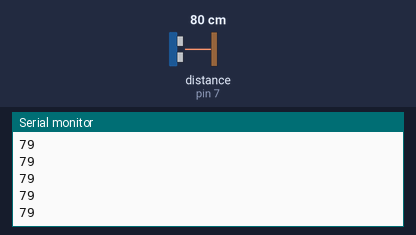
Simulated run of this sketch. Board: Arduino Uno, built with avr-gcc and run on an emulated ATmega328P. On the bench: the last lines printed to the serial monitor. Wiring (inferred from the names in the program): ultrasonic range finder: trigger pin 8; echo pin 7. Inputs (shaded band) come from the test bench; at power-on: distance to the obstacle (sensor on pin 7) 80 cm. The echo pulse lasts 58.3 µs per cm.

Above: at 1.2 s.
1.3 s: distance to the obstacle (sensor on pin 7) set to 2 cm
At 1.34 s:
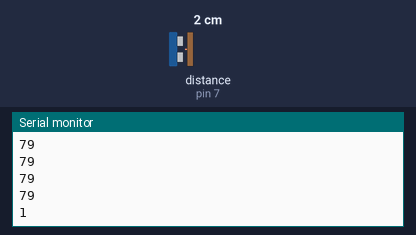
2.8 s: distance to the obstacle (sensor on pin 7) set to 4 cm
At 2.81 s:
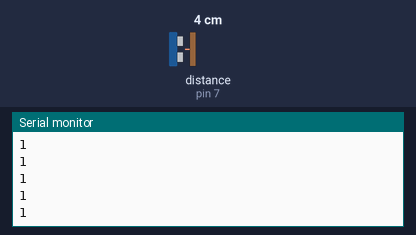
Timing chart, 0 to 5.8 s (numbered marks = the images above; inputs shaded):
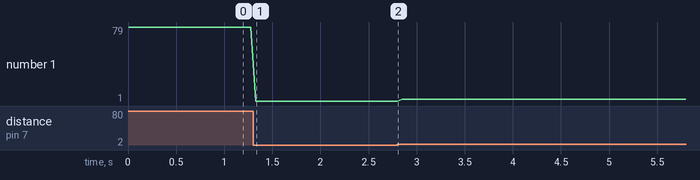

Measured:
- after the input at 1.3 s, the serial monitor: prints a new line at once (image 1)
- plotted number 1: 79 → 1 after the input at 1.3 s, 1 → 3 after the input at 2.8 s

The sketch:

SensorCode.ino
```cpp
#define echoPin 7 // Echo Pin
#define trigPin 8 // Trigger Pin

int maximumRange = 200; // Maximum range needed
int minimumRange = 0; // Minimum range needed
long duration, distance; // Duration used to calculate distance

void setup() {
 Serial.begin (9600);
 pinMode(trigPin, OUTPUT);
 pinMode(echoPin, INPUT);
}

void loop() {
/* The following trigPin/echoPin cycle is used to determine the
 distance of the nearest object by bouncing soundwaves off of it. */
 digitalWrite(trigPin, LOW);
 delayMicroseconds(2);

 digitalWrite(trigPin, HIGH);
 delayMicroseconds(10);

 digitalWrite(trigPin, LOW);
 duration = pulseIn(echoPin, HIGH);

 //Calculate the distance (in cm) based on the speed of sound.
 distance = duration/58.2;


 /* Send the distance to the computer using Serial protocol, and
 turn LED OFF to indicate successful reading. */
 Serial.println(distance);


 //Delay 50ms before next reading.
 delay(50);
}
```

Motors.cpp
```cpp
#include "Arduino.h"
#include "Motors.h"

Motors::Motors(int m_leftMotorPin1, int m_leftMotorPin2, int m_rightMotorPin1, int m_rightMotorPin2,
      int m_leftInterrupt, int m_leftEncoderPin, int m_rightInterrupt, int m_rightEncoderPin)
{
  Serial.begin(9600);

  leftMotorPin1 = m_leftMotorPin1;
  leftMotorPin2 = m_leftMotorPin2;
  rightMotorPin1 = m_rightMotorPin1;
  rightMotorPin2 = m_rightMotorPin2;

  leftInterrupt = m_leftInterrupt;
  leftEncoderPin = m_leftEncoderPin;
  rightInterrupt = m_rightInterrupt;
  rightEncoderPin = m_rightEncoderPin;

  leftTicks = 0;
  rightTicks = 0;
  prev_error = 0;
  prev = 0;
  error = leftTicks - rightTicks;
  delta_error = error - prev_error;
  P = -10;
  D = -100;
  scale = 500;
  pidOutput = 0;

  //Speed variables (Units: pulses/microsecond)
  leftSpeed=0;
  rightSpeed=0;

  timer_sampling_interval = 50; //sampling time in microseconds

  timer = 0;
  current_time = 0;

  targetSpeed=50;


  Serial.print("hello world");

}

void Motors::onLeftInterrupt() {
  //We know that pin1 just switched to LOW
  if(digitalRead(leftEncoderPin)==0){ //Check if pin2 is at low as well
    leftTicks--; //If so, then it is moving forward
  }
  else{
    leftTicks++; //Otherwise, it is moving backwards
  }
}

void Motors::onRightInterrupt() {
  //We know that pin1 just switched to LOW
  if(digitalRead(rightEncoderPin)==0){ //Check if pin2 is at low as well
    rightTicks--; //If so, then it is moving forward
  }
  else{
    rightTicks++; //Otherwise, it is moving backwards
  }
}

void Motors::driveLeft(float spd) {
  int value = spd * 200;
  if (value > 255)
    value = 255;
  if (value < 0)
    value = 0;
  analogWrite(leftMotorPin2, value);
}

void Motors::driveRight(float spd) {
  int value = spd * 200;
  if (value > 255)
    value = 255;
  if (value < 0)
    value = 0;
  analogWrite(rightMotorPin2, value);
}

float Motors::pidControl(float P,float D,float error,float prev_error){
  int delta_error = error - prev_error;
  return P * error + D * delta_error;
}

void Motors::m_run() {
  error = leftTicks-rightTicks;
  Serial.println(pidOutput);
  pidOutput=pidControl(P,D,error,prev_error)/scale;
  driveLeft(0.25+pidOutput);
  driveRight(0.25-pidOutput);
  prev_error = error;
}
```

Motors.h
```cpp
/*
  Motors.h - Library for using two motors.
  Created by Baemax.
*/

#ifndef Motors_h
#define Motors_h

//#include "Arduino.h"

class Motors {
  private:
    volatile int leftTicks;
    volatile int rightTicks;
    int prev_error;
    int prev;
    int error;
    int delta_error;
    float P;
    float D;
    float scale;
    float pidOutput;

    //Speed variables (Units: pulses/microsecond)
    volatile int leftSpeed;
    volatile int rightSpeed;

    volatile long timer_sampling_interval; //sampling time in microseconds

    volatile long timer;
    volatile long current_time;

    int targetSpeed;


    int leftMotorPin1;
    int leftMotorPin2;
    int rightMotorPin1;
    int rightMotorPin2;
    int leftInterrupt;
    int leftEncoderPin;
    int rightInterrupt;
    int rightEncoderPin;


  public:
    Motors(int m_leftMotorPin1, int m_leftMotorPin2, int m_rightMotorPin1, int m_rightMotorPin2,
      int m_leftInterrupt, int m_leftEncoderPin, int m_rightInterrupt, int m_rightEncoderPin);

    void onLeftInterrupt();

    void onRightInterrupt();

    void driveLeft(float spd);

    void driveRight(float spd);

    float pidControl(float P,float D,float error,float prev_error);

    void m_run();
};

#endif
```
